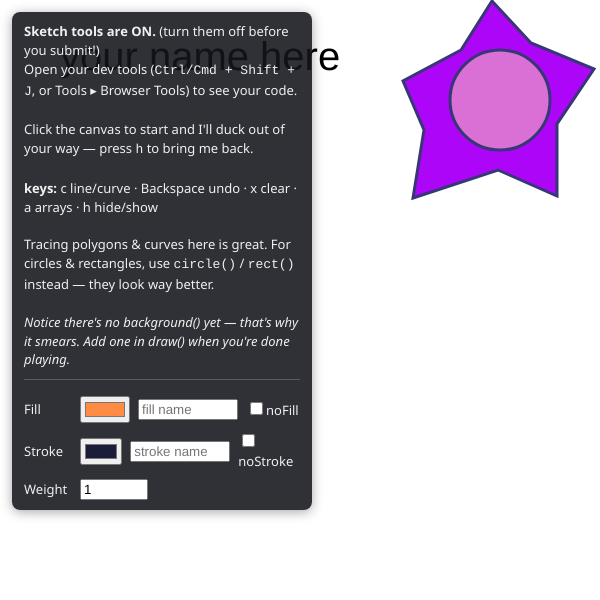
Frame 1 (no input)
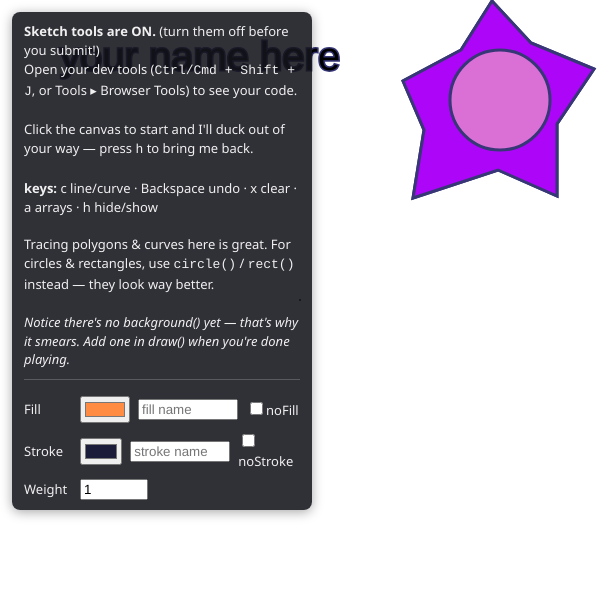
Frame 2 (the mouse pressed at the canvas centre, redrawn once)

The p5.js sketch that drew these frames (run headless with seeded random() and noise() and a simulated clock; the mouse was pressed at the canvas centre and the sketch redrawn once):

// p5.js sketch
// ── sketch.js
// sketch.js — YOUR file. Make your masterpiece here.
// The sketch tools (see sketchTools.js) help you find coordinates and hand you
// copy-pasteable p5 code in the console. Open your console to see it.

function setup() {
  createCanvas(600, 600);

  enableSketchTools("lines"); // the toolkit. Comment this out before you submit.
  displayWelcomeText();       // says hi in the console. Comment out to dismiss.

  // describe("a logo with my name, pictures, and motto"); // optional: describe your
  // logo in your own words so screen readers can share it.

  noLoop(); // the canvas sits still for now — DELETE this line if your sketch animates.
}

function mouseClicked(event) {
  loop();                    // wake the sketch so the preview follows your mouse
  sketchToolsClicked(event); // record the click — it's not magic, it's sketchTools.js
}

function keyPressed() {
  sketchToolsKey(); // c = line/curve, Backspace = undo, x = clear, a = arrays
}

function draw() {
  // background("chartreuse"); // <- uncomment for a clean canvas. (chartreuse is a
  // yellow-green color, named after a French liqueur. Try any color name you like!)

  // 1. YOUR NAME — change "your name here" to the name you want to be called
  textSize(40);
  fill("black");
  text("your name here", 60, 70);

  // 2. YOUR PICTURES — trace shapes with the sketch tools, paste each one below as its
  //    OWN function. Functions DO things, so name them with a VERB that says what they
  //    draw (like drawFlowerPetals or drawSun). Then call the function here, e.g.:
  drawBlackHoleSun(); // example call — delete me when you add your own

  // 3. YOUR MOTTO — a few words that matter to you right now
  // text("your motto here", 60, 560);

  drawSketchTools(); // your points + live preview, drawn on top. Keep me last.
}

// Example shape function. The name is a VERB phrase — it says what it DOES. And look at
// those color names: razzmatazz, orchid... not "purple"! 😉
// It's intentionally UGLY — once you see how it works, delete this whole function (and its
// call up in draw()) and make your own.
function drawBlackHoleSun() {
  let razzmatazz = "#ac05f8";
  let midnight = "#373777";
  fill(razzmatazz);
  stroke(midnight);
  strokeWeight(3);

  beginShape();
  vertex(461, 50);
  vertex(403, 81);
  vertex(424, 130);
  vertex(413, 198);
  vertex(498, 170);
  vertex(557, 196);
  vertex(557, 124);
  vertex(594, 69);
  vertex(531, 43);
  vertex(492, 1);
  endShape(CLOSE);

  fill("orchid");
  circle(500, 100, 100);
}

// ── *script.js
class Sprite {
    constructor(x, y, w, h, color) {
        this.x = x;
        this.y = y;
        this.w = w;
        this.h = h;
        this.color = color;
        this.speed = 5;
    }
    
    display() {
        fill(this.color);
        rect(this.x, this.y, this.w, this.h);
    }
    
    move() {
        // define key codes for WASD movement
        let w = 87, a = 65, s = 83, d = 68;
        
        // use a for loop to keep moving sprite until it collides with a platform
        for (let i = 0; i < this.speed; i++) {
            let nextX = this.x;
            let nextY = this.y;
            if (keyIsDown(w)) nextY -= 1;
            if (keyIsDown(a)) nextX -= 1;
            if (keyIsDown(s)) nextY += 1;
            if (keyIsDown(d)) nextX += 1;
            
            if (this.checkForCollisions(nextX, this.y) == false) this.x = nextX;
            if (this.checkForCollisions(this.x, nextY) == false) this.y = nextY;
        }
        // use constrain to keep the sprite in the frame
        this.x = constrain(this.x, 0, width - this.w);
        this.y = constrain(this.y, 0, height - this.h);
    }
    
    checkForCollisions(x, y) {
        for (let platform of platforms) {
            let hit = collideRectRect(x, y, this.w, this.h,
                platform.x, platform.y, platform.w, platform.h)
            if (hit) return true;
        }
        return false;
    }
}

let player = new Sprite(50, 500, 25, 25, "blue");

let platforms = [];

function setup() {
  createCanvas(600, 600);
  
  createConsole("lines");
  
  textAlign(CENTER, CENTER);
  angleMode(DEGREES);
  
  platforms.push(new Sprite(0, 526, 200, 10, "red"));
  platforms.push(new Sprite(300, 526, 200, 10, "red"));
}

function draw() {
  background(220);
 
  player.display();
  player.move();
  
  for (let platform of platforms) {
      platform.display();
  }
  // Don't delete the following or the sketching code breaks
  drawMouseLines("black");
}
// ── console.js
let px = [],
  py = [];

let useCurves = false; // change to true for curves

let useArrays = false; // change to true to print arrays

let consoleIsOn = false;

let mode = "lines";

function createConsole(chosenMode = "lines") {

  mode = chosenMode;

  printToConsole("Click to add points.");
  if (mode != "dots") printToConsole("Press any key to switch between lines and curves.");

  if (mode == "curves") useCurves = true;

  consoleIsOn = true;
}

function drawMouseLines(thisColor = "black") {
  push();
  stroke(thisColor);
  strokeWeight(1);
  noFill();

  if (mode == "dots" || px.length == 1 && mouseIsOffCanvas()) {
    for (i = 0; i < px.length; i++) {
      circle(px[i], py[i], 5);
    }
  }
  else if (px.length > 0) {
    beginShape();
    let i = 0;
    if (useCurves) curveVertex(px[i], py[i]); // control point for curves
    for (i = 0; i < px.length; i++) {
      if (useCurves) curveVertex(px[i], py[i]);
      else vertex(px[i], py[i]);
    }
    if (!mouseIsOffCanvas()) {
        if (useCurves) {
          curveVertex(mouseX, mouseY);
          curveVertex(mouseX, mouseY); // control point for curves
        } else vertex(mouseX, mouseY);
    } else if (useCurves) {
        curveVertex(px[px.length - 1], py[py.length - 1]);
    }
    endShape();
  }
  pop();
}

function mousePressed() {
  if (mouseIsOffCanvas() || mouseButton != LEFT) return;

  push();
  stroke("white");
  fill("black");
  circle(mouseX, mouseY, 5);
  pop();

  if (!consoleIsOn) return;

  px.push(int(mouseX));
  py.push(int(mouseY));

  updateConsole();
}

function keyPressed() {
  if (mouseIsOffCanvas()) return;
  if (!consoleIsOn) return;

  if (keyCode === BACKSPACE || keyCode === DELETE) {
    px.pop();
    py.pop();
    if (mode == "dots") {
      px = [];
      py = [];
      draw();
    }
  }

  else {

    useCurves = !useCurves; // change useCurves from true to false or false to true
  }
  updateConsole();
}

function mouseIsOffCanvas() {
  return mouseY > height || mouseY < 0 || mouseX > width || mouseX < 0;
}

function updateConsole() {
  console.clear();

  printToConsole("Press Delete/Backspace to erase last point.");
  if (mode == "dots") {
    printToConsole("x, y: ");
    for (i = 0; i < px.length; i++) {
      printToConsole(px[i] + ", " + py[i]);
    }
  } else {
    printToConsole("Now using " + (useCurves ? "curves." : "lines.") + "  Press any key to switch.");

    if (useCurves) printToConsole("When using curveVertex, the first and last points are control points that do not show in the output shape.");

    if (px.length > 0) {
      if (useArrays) {

        printArray("x", px);
        printArray("y", py);

        function printArray(name, array) {
          let val = array[0].toString().padStart(3, '0');

          printToConsole(name + ": [" + (useCurves ? val + ", " : ""), false, false);
          for (i = 0; i < array.length - 1; i++) {
            val = array[i].toString().padStart(3, '0');
            printToConsole(val + ", ", false, false);
          }
          val = array.slice(-1).toString().padStart(3, '0');
          printToConsole(val + (useCurves ? ", " + val + "]" : "]"));
        }
      } else if (px.length == 1) {
          printToConsole("x, y:");
          printToConsole(px[0] + ", " + py[0]);
      } else if (px.length == 2) {
          printToConsole("line(" + px[0] + ", " + py[0] + ", " + px[1] + ", " + py[1] + ");");
      } else if (px.length == 3 && !useCurves) {
          printToConsole("triangle(" + px[0] + ", " + py[0] + ", " + px[1] + ", " + py[1] + ", "  + px[2] + ", " + py[2] + ");");
      } else{
          printVertexes();
      }
      function printVertexes() {
        printToConsole("function drawShape() {");
        printToConsole("// fill(\"black\");", "indent");
        printToConsole("beginShape();", "indent");
        if (useCurves) printToConsole("curveVertex(" + px[0] + ", " + py[0] + ");  // control point", "indent");

        for (i = 0; i < px.length; i++) {
          printToConsole((useCurves ? "curveVertex(" : "vertex(") + px[i] + ", " + py[i] + ");", "indent");
        }
        if (useCurves && i > 0) printToConsole("curveVertex(" + px[i - 1] + ", " + py[i - 1] + "); // control point", "indent");
        printToConsole("endShape();", "indent");
        printToConsole("}")
      }
    }
  }
}

function printToConsole(string, indented = false, newline = true) {
    let output = "";
  if (indented) output += "  ";
  output += string
  console.log(output);
}
// ── gradient.js
/*

Example gradient usage.  Note that gradients are computationally intensive and can slow down your sketch if you have too many steps.

function setup() {
  createCanvas(1000, 600);

  rectGradient(0, 0, width, 200, "magenta", "crimson"); // sky with sunset
  circleGradient(width / 2, 200, 150, "orangeRed", "yellow"); // sun
  circleGradientLinear(300, 200, 100, "black", "sienna", "vertical"); // left round hill
  circleGradientLinear(700, 200, 100, "sienna", "black", "vertical"); // right round hill
  rectGradient(0, 200, width, 400, "green", "black"); // foreground with shadows

  rectGradient(475, 300, 50, 50, color(94, 61, 0), "black", "center"); // foreground square

  vertexGradient([15, 89, 193], [200, 50, 200], 15, 200, "sienna", "black"); // left mountain
  curveVertexGradient([815, 815, 889, 993, 993], [200, 200, 100, 200, 200], 993, 200, "sienna", "black"); // right hill
}

*/

/* 
gets a color in between the startColor and endColor by scaling the values
*/
function getColor(startColor, endColor, val, startVal, endVal) {
  if (typeof startColor === "string") startColor = color(startColor);
  if (typeof endColor === "string") endColor = color(endColor);

  let scaledValue = map(val, startVal, endVal, 0, 1);
  let thisColor = lerpColor(startColor, endColor, scaledValue);
  return thisColor;
}

/*
draws a rectangle with a horizontal gradient, going from startColor at top to endColor to bottom
parameters:
 x = x of upper left corner
 y = y of upper left corner
 w = width of rectangle
 h = height of rectangle
 startColor = color at top/left/outside of rectangle
 endColor = color at bottom/right/inside of rectangle
 direction = "horizontal", "vertical", or "center"
*/
function rectGradient(x, y, w, h, startColor, endColor, direction = "horizontal", numSteps = 100) {
  push();
  noStroke();
  if (direction.toLowerCase().includes("h")) {
    numSteps = min(numSteps, h * 2);
    for (let i = 0; i < numSteps; i += 1) {
      let stepSize = h / numSteps;
      let thisY = y + i * stepSize;
      let thisColor = getColor(startColor, endColor, thisY, y, y + h);
      fill(thisColor);
      rect(x, thisY, w, stepSize);
    }
  } else if (direction.toLowerCase().includes("v")) {
    numSteps = min(numSteps, w * 2);
    for (let i = 0; i < numSteps; i += 1) {
      let stepSize = w / numSteps;
      let thisX = x + i * stepSize;
      let thisColor = getColor(startColor, endColor, thisX, x, x + w);
      fill(thisColor);
      rect(thisX, y, stepSize, h);
    }
  } else {
    numSteps = min(numSteps, min(w, h) * 2);

    for (let i = 0; i < numSteps; i += 1) {
      let xStepSize = w / 2 / numSteps;
      let yStepSize = h / 2 / numSteps;
      let thisX = x + i * xStepSize;
      let thisY = y + i * yStepSize;
      let thisW = w - i * xStepSize * 2;
      let thisH = h - i * yStepSize * 2;
      let thisColor = getColor(startColor, endColor, i, 0, numSteps);
      fill(thisColor);
      rect(thisX, thisY, thisW, thisH);
    }

  }
  pop();
}

/*
draws a circle with a radial gradient, going from startColor at outside to endColor on inside
parameters:
  x = x of circle center
  y = y of circle center
  diameter = diameter of circle
  outerColor = outside color of circle
  innerColor = inside color of circle
  innerDiameter = diameter of inside circle (default is 0 so it goes to the center)
  numSteps = number of steps to take in drawing the gradient
*/
function circleGradient(x, y, diameter, outerColor, innerColor, innerDiameter = 0, numSteps = 100) {
  push();
  noStroke();
  numSteps = min(numSteps, (diameter - innerDiameter) * 2);
  let stepSize = (diameter - innerDiameter) / numSteps;
  for (let i = 0; i < numSteps; i += 1) {
    let thisD = diameter - i * stepSize;
    let thisColor = getColor(outerColor, innerColor, thisD, diameter, innerDiameter);
    fill(thisColor);
    circle(x, y, thisD);
  }
  pop();
}

/* draws a circle with a linear gradient, going from startColor
parameters:
 x = x of circle center
 y = y of circle center
 diameter = diameter of circle
 startColor = color at left/top of circle
 endColor = color at right/bottom of circle
 direction = "horizontal" or "vertical"
*/
function circleGradientLinear(x, y, diameter, startColor, endColor, direction = "horizontal") {
  push();
  strokeWeight(1);
  let radius = diameter / 2;
  for (let thisR = -radius; thisR <= radius; thisR += 0.5) {
    let thisColor = getColor(startColor, endColor, thisR, -radius, radius);
    stroke(thisColor);
    if (direction.toLowerCase().includes("horizontal")) {
      let thisWidth = sqrt(radius ** 2 - thisR ** 2);
      line(x - thisWidth, y + thisR, x + thisWidth, y + thisR);
    }
    else {
      let thisHeight = sqrt(radius ** 2 - thisR ** 2);
      line(x + thisR, y - thisHeight, x + thisR, y + thisHeight);
    }
  }
  pop();
}

/*
draws a shape made of a list of vertices, going from startColor at outside to endColor at the centerX, centerY
parameters:
  x = array of x vertices in square brackets e.g. [1, 2, 3]
  y = array of y vertices in square brackets e.g. [100, 200, 300]
  centerX = x value of the center of the shape
  centerY = y value of the center of the shape
  startColor = outside color of shape
  endColor = inside color of shape
  center = "point", "horizontal", or "vertical"
*/
function vertexGradient(x, y, centerX, centerY, startColor, endColor, center = "point") {

  push();
  noStroke();
  for (let thisScale = 1; thisScale > 0; thisScale -= 0.01) {
    push();
    let thisColor = getColor(startColor, endColor, thisScale, 1, 0);
    fill(thisColor);

    translate(centerX, centerY);
    if (center == "point") scale(thisScale);
    else if (center == "horizontal") scale(1, thisScale);
    else scale(thisScale, 1);
    translate(-1 * centerX, -1 * centerY);

    beginShape();
    for (let i = 0; i < x.length; i++) {
      vertex(x[i], y[i]);
    }
    endShape();
    pop();
  }
  pop();
}

/*
draws a shape made of a list of curve vertices, going from startColor at outside to endColor at the centerX, centerY
parameters:
  x = array of x vertices in square brackets e.g. [1, 2, 3]
  y = array of y vertices in square brackets e.g. [100, 200, 300]
  centerX = x value of the center of the shape
  centerY = y value of the center of the shape
  startColor = outside color of shape
  endColor = inside color of shape
  center = "point", "horizontal", or "vertical"
*/
function curveVertexGradient(x, y, centerX, centerY, startColor, endColor, center = "point") {

  push();
  noStroke();

  for (let thisScale = 1; thisScale > 0; thisScale -= 0.01) {
    push();
    let thisColor = getColor(startColor, endColor, thisScale, 1, 0);
    fill(thisColor);

    translate(centerX, centerY);
    if (center == "point") scale(thisScale);
    else if (center == "horizontal") scale(1, thisScale);
    else scale(thisScale, 1);
    translate(-1 * centerX, -1 * centerY);
    beginShape();
    for (let i = 0; i < x.length; i++) {
      curveVertex(x[i], y[i]);
    }
    endShape();
    pop();
  }
  pop();
}
// ── sketchTools.js
/*
 * sketchTools.js — the engine room
 * ================================
 * A little kit that helps you figure out coordinates. Click the canvas to drop points,
 * and ready-to-paste p5.js code (line, triangle, beginShape/vertex...) prints to your
 * browser's developer console.
 *
 * Beginners: you don't need to read this file. You drive it from sketch.js — that's the
 * front door. Aspiring superusers: welcome to the engine room, mind the grease. (Claude
 * was my editor.)
 *
 * HOW IT'S WIRED (the lesson): p5 calls mouseClicked()/keyPressed()/draw() in sketch.js,
 * and those hand off to the sketchTools* functions down below. That's just functions
 * calling functions — functions are perhaps THE core CS skill.
 */

// ===== State ================================================================
let clickedPoints = []; // an array of point objects like { x: 40, y: 90 } (little structs)
let sketchMode = "lines"; // "lines" | "curves" | "dots"
let usingCurves = false; // connect points with curveVertex instead of vertex?
let showArrays = false; // print x[]/y[] arrays instead of a shape? (great for gradients)
let toolsActive = false; // is the kit turned on? (false = everything below no-ops)

let hud; // the HUD panel (a p5 DOM element), built on demand
let hudVisible = false; // is the HUD showing right now?

let fillPicker, strokePicker; // p5 color pickers
let fillNameInput, strokeNameInput; // text fields for naming each color
let weightInput; // stroke-weight stepper (a number input)
let noFillBox, noStrokeBox; // checkboxes

// Where students see "open your console". The hotkey varies by browser/OS, so it lives
// in ONE place you can edit. (Firefox: this opens the Browser Console.)
const CONSOLE_HOTKEY = "Ctrl/Cmd + Shift + J";

// ===== Setup: the functions sketch.js calls in setup() ======================
function enableSketchTools(mode = "lines") {
  toolsActive = true;
  sketchMode = mode;
  usingCurves = mode === "curves";
  buildHud();
  updateConsole();
}

// Prints a hello to the dev console. Comment this out in setup() to dismiss it.
function displayWelcomeText() {
  console.log(
    "This is your console. Web Programmers love and hate this thing. " +
      "When your syntax skillz fail you, RTFE: Read the _____ Errors. You'll find them here."
  );
}

// ===== The seams: sketch.js's p5 callbacks hand off to these =================
function sketchToolsClicked() {
  if (!toolsActive || mouseIsOffCanvas()) return;
  // mouseButton is p5's "which button is down". LEFT clicks only.
  if (mouseButton !== LEFT) return;

  clickedPoints.push({ x: round(mouseX), y: round(mouseY) });
  if (hudVisible) hideHud(); // your first click clears the HUD out of the way
  updateConsole();
}

function sketchToolsKey() {
  if (!toolsActive) return;
  // The one place we reach past p5 into plain JavaScript on purpose: if you're typing in
  // a text box, our shortcut keys should butt out. (DOM, not p5 — see MDN: activeElement.)
  if (aTextFieldIsFocused()) return;

  if (keyCode === BACKSPACE || keyCode === DELETE) {
    clickedPoints.pop();
  } else if (key === "c" || key === "C") {
    if (sketchMode !== "dots") usingCurves = !usingCurves;
  } else if (key === "x" || key === "X") {
    clickedPoints = [];
  } else if (key === "a" || key === "A") {
    showArrays = !showArrays;
  } else if (key === "h" || key === "H") {
    toggleHud();
    return; // toggling the HUD doesn't change the printed code
  } else {
    return; // ignore other keys (so you can keep typing elsewhere)
  }
  updateConsole();
}

// ===== Drawing the preview (sketch.js calls this last in draw()) ============
// Note: sketch.js has no background(), so this happily SMEARS as you move the mouse.
// That's on purpose — it's your first taste of why animations need a background().
function drawSketchTools() {
  if (!toolsActive) return;

  push();
  applyCurrentStyle(); // draw the preview in the colors/weight you picked in the HUD

  if (sketchMode === "dots") {
    for (const p of clickedPoints) circle(p.x, p.y, 5);
  } else if (clickedPoints.length > 0) {
    beginShape();
    if (usingCurves) curveVertex(clickedPoints[0].x, clickedPoints[0].y); // control point
    for (const p of clickedPoints) {
      if (usingCurves) curveVertex(p.x, p.y);
      else vertex(p.x, p.y);
    }
    if (!mouseIsOffCanvas()) {
      if (usingCurves) {
        curveVertex(mouseX, mouseY);
        curveVertex(mouseX, mouseY); // control point
      } else {
        vertex(mouseX, mouseY);
      }
    } else if (usingCurves) {
      const last = clickedPoints[clickedPoints.length - 1];
      curveVertex(last.x, last.y);
    }
    endShape();
  }

  // mark each clicked point (skip in dots mode — the styled circles already show them)
  if (sketchMode !== "dots") {
    for (const p of clickedPoints) {
      stroke("white");
      fill("black");
      strokeWeight(1);
      circle(p.x, p.y, 5);
    }
  }
  pop();
}

// ===== The HUD (tips + controls, floating over the canvas) ==================
// The HUD is built from p5's DOM widgets. It floats ABOVE the canvas — and that layering
// is itself a little superuser lesson (the controls live in the page, not in your
// drawing). It shows by default so it's obvious the tools are on (turn them off before you
// submit!), and it hides on your first click or when you press h.
function buildHud() {
  if (hud) return; // only ever build it once

  hud = createDiv();
  hud.style("position", "absolute");
  hud.style("box-sizing", "border-box");
  hud.style("max-width", "300px");
  hud.style("padding", "10px 12px");
  hud.style("background", "rgba(20, 20, 28, 0.88)");
  hud.style("color", "#f0f0f0");
  hud.style("font", "13px/1.45 system-ui, sans-serif");
  hud.style("border-radius", "8px");
  hud.style("box-shadow", "0 2px 12px rgba(0, 0, 0, 0.35)");
  hud.style("z-index", "10");

  createDiv(
    "<b>Sketch tools are ON.</b> (turn them off before you submit!)<br>" +
      "Open your dev tools (<code>" + CONSOLE_HOTKEY + "</code>, or Tools ▸ Browser Tools) to see your code.<br><br>" +
      "Click the canvas to start and I'll duck out of your way — press <code>h</code> to bring me back.<br><br>" +
      "<b>keys:</b> c line/curve · Backspace undo · x clear · a arrays · h hide/show<br><br>" +
      "Tracing polygons &amp; curves here is great. For circles &amp; rectangles, use " +
      "<code>circle()</code> / <code>rect()</code> instead — they look way better.<br><br>" +
      "<i>Notice there's no background() yet — that's why it smears. Add one in draw() " +
      "when you're done playing.</i>"
  ).parent(hud);

  // --- interactive controls (the only clickable bits) ---
  const controls = createDiv();
  controls.style("margin-top", "10px");
  controls.style("padding-top", "8px");
  controls.style("border-top", "1px solid rgba(255,255,255,0.2)");
  controls.parent(hud);

  fillPicker = createColorPicker("#ff8c42");
  fillPicker.changed(updateConsole);
  fillNameInput = createInput("");
  fillNameInput.attribute("placeholder", "fill name");
  fillNameInput.style("width", "92px");
  fillNameInput.changed(() => onNameChanged("fill"));
  noFillBox = createCheckbox("noFill", false);
  noFillBox.changed(updateConsole);

  strokePicker = createColorPicker("#1b1b3a");
  strokePicker.changed(updateConsole);
  strokeNameInput = createInput("");
  strokeNameInput.attribute("placeholder", "stroke name");
  strokeNameInput.style("width", "92px");
  strokeNameInput.changed(() => onNameChanged("stroke"));
  noStrokeBox = createCheckbox("noStroke", false);
  noStrokeBox.changed(updateConsole);

  weightInput = createInput("1", "number");
  weightInput.attribute("min", "1");
  weightInput.attribute("step", "1");
  weightInput.style("width", "60px");
  weightInput.changed(updateConsole);

  const fillRow = hudRow(controls, "Fill");
  fillPicker.parent(fillRow);
  fillNameInput.parent(fillRow);
  noFillBox.parent(fillRow);

  const strokeRow = hudRow(controls, "Stroke");
  strokePicker.parent(strokeRow);
  strokeNameInput.parent(strokeRow);
  noStrokeBox.parent(strokeRow);

  const weightRow = hudRow(controls, "Weight");
  weightInput.parent(weightRow);

  showHud();
}

// Put the HUD over the canvas's top-left corner. (getBoundingClientRect is plain DOM:
// figuring out where something sits on screen is a browser job, not a p5 one.)
function positionHud() {
  const canvas = select("canvas");
  if (!canvas || !hud) return;
  const box = canvas.elt.getBoundingClientRect();
  hud.position(box.left + window.scrollX + 12, box.top + window.scrollY + 12);
}

function showHud() {
  if (!hud) return;
  positionHud();
  hud.show();
  hudVisible = true;
}

function hideHud() {
  if (!hud) return;
  hud.hide();
  hudVisible = false;
}

function toggleHud() {
  if (hudVisible) hideHud();
  else showHud();
}

// ===== Console output =======================================================
function updateConsole() {
  if (!toolsActive) return;
  console.clear(); // tidy: complex line/curve shapes flood the log fast

  const label = sketchMode === "dots" ? "dots" : usingCurves ? "curves" : "lines";
  console.log("✏  Sketch tools");
  console.log(`mode: ${label}  ·  points: ${clickedPoints.length}`);
  console.log("keys:  c line/curve · Backspace undo · x clear · a arrays · h HUD");

  if (clickedPoints.length === 0) {
    console.log("Click the canvas to drop points.");
    return;
  }

  // Log the whole snippet as ONE entry so you can copy it in a single click.
  console.log("\n" + generateCode().join("\n"));
  maybeNudge();
}

// Build the lines of code for the current points. Returns a list of code lines.
function generateCode() {
  // arrays mode feeds the gradient functions — colors don't apply there
  if (showArrays) return generateArrays();

  if (sketchMode === "dots") {
    let lines = [];
    for (let i = 0; i < clickedPoints.length; i++) {
      lines.push("circle(" + pointAt(i) + ", 5);");
    }
    return withStyle(true, true, lines);
  }

  let count = clickedPoints.length;
  if (count === 1) {
    return withStyle(false, true, ["point(" + pointAt(0) + ");"]);
  }
  if (count === 2) {
    return withStyle(false, true, ["line(" + pointAt(0) + ", " + pointAt(1) + ");"]);
  }
  if (count === 3 && !usingCurves) {
    return withStyle(true, true, ["triangle(" + pointAt(0) + ", " + pointAt(1) + ", " + pointAt(2) + ");"]);
  }
  return withStyle(true, true, generateShapeBlock());
}

// Add the fill/stroke/strokeWeight lines (using your named colors) above a shape.
// usesFill / usesStroke say which styles the shape cares about (a line has no fill).
function withStyle(usesFill, usesStroke, shapeLines) {
  if (!fillPicker || !strokePicker) return shapeLines; // HUD not built (tools off)

  let fillName = colorVarName("fill");
  let strokeName = colorVarName("stroke");
  let lines = [];

  // declare the color variables first — this is exactly why naming them matters
  if (usesFill && !noFillBox.checked()) {
    lines.push("let " + fillName + ' = "' + fillPicker.value() + '";');
  }
  if (usesStroke && !noStrokeBox.checked()) {
    lines.push("let " + strokeName + ' = "' + strokePicker.value() + '";');
  }

  // then turn the styles on
  if (usesFill) {
    if (noFillBox.checked()) lines.push("noFill();");
    else lines.push("fill(" + fillName + ");");
  }
  if (usesStroke) {
    if (noStrokeBox.checked()) {
      lines.push("noStroke();");
    } else {
      lines.push("stroke(" + strokeName + ");");
      lines.push("strokeWeight(" + currentWeight() + ");");
    }
  }

  if (lines.length > 0) lines.push(""); // blank line before the shape

  // finally, add the shape itself
  for (let i = 0; i < shapeLines.length; i++) {
    lines.push(shapeLines[i]);
  }
  return lines;
}

function generateShapeBlock() {
  let lines = [];
  lines.push("function drawShape() {");
  lines.push("  beginShape();");

  // with curves, the first and last points repeat as off-screen control points
  if (usingCurves) {
    lines.push("  curveVertex(" + pointAt(0) + ");  // control point");
  }

  for (let i = 0; i < clickedPoints.length; i++) {
    if (usingCurves) {
      lines.push("  curveVertex(" + pointAt(i) + ");");
    } else {
      lines.push("  vertex(" + pointAt(i) + ");");
    }
  }

  if (usingCurves) {
    let last = clickedPoints.length - 1;
    lines.push("  curveVertex(" + pointAt(last) + ");  // control point");
  }

  lines.push("  endShape();");
  lines.push("}");
  return lines;
}

function generateArrays() {
  let xs = [];
  let ys = [];

  // (curves repeat the first and last points as control points)
  if (usingCurves && clickedPoints.length > 0) {
    xs.push(clickedPoints[0].x);
    ys.push(clickedPoints[0].y);
  }
  for (let i = 0; i < clickedPoints.length; i++) {
    xs.push(clickedPoints[i].x);
    ys.push(clickedPoints[i].y);
  }
  if (usingCurves && clickedPoints.length > 0) {
    let last = clickedPoints.length - 1;
    xs.push(clickedPoints[last].x);
    ys.push(clickedPoints[last].y);
  }

  return ["let x = [" + numberList(xs) + "];", "let y = [" + numberList(ys) + "];"];
}

// Join numbers with commas, each padded to 3 digits so the columns line up.
function numberList(nums) {
  let out = "";
  for (let i = 0; i < nums.length; i++) {
    if (i > 0) out += ", ";
    out += String(nums[i]).padStart(3, "0");
  }
  return out;
}

// ===== Small helpers ========================================================
function pointAt(i) {
  return `${clickedPoints[i].x}, ${clickedPoints[i].y}`;
}

function mouseIsOffCanvas() {
  return mouseX < 0 || mouseX > width || mouseY < 0 || mouseY > height;
}

function aTextFieldIsFocused() {
  const el = document.activeElement;
  return el && (el.tagName === "INPUT" || el.tagName === "TEXTAREA");
}

// ===== HUD/control helpers ==================================================
// One labeled row of controls inside the HUD.
function hudRow(parent, labelText) {
  const row = createDiv();
  row.style("display", "flex");
  row.style("align-items", "center");
  row.style("gap", "8px");
  row.style("margin-top", "8px");
  if (labelText) {
    const label = createSpan(labelText);
    label.parent(row);
    label.style("min-width", "48px");
  }
  row.parent(parent);
  return row;
}

// Paint the preview in the styles currently chosen in the HUD.
function applyCurrentStyle() {
  if (noStrokeBox && noStrokeBox.checked()) {
    noStroke();
  } else {
    stroke(strokePicker ? strokePicker.value() : "black");
    strokeWeight(currentWeight());
  }
  if (noFillBox && noFillBox.checked()) {
    noFill();
  } else {
    fill(fillPicker ? fillPicker.value() : "black");
  }
}

function currentWeight() {
  const w = weightInput ? parseInt(weightInput.value(), 10) : 1;
  return isNaN(w) || w < 1 ? 1 : w; // clamp: a number box happily accepts junk
}

// Read a color-name field and turn it into a safe variable name for the code.
function colorVarName(which) {
  const input = which === "fill" ? fillNameInput : strokeNameInput;
  const fallback = which === "fill" ? "fillColor" : "strokeColor";
  return sanitizeName(input ? input.value() : "", fallback);
}

// Make a legal JavaScript variable name out of whatever the student typed.
function sanitizeName(raw, fallback) {
  let s = (raw || "").replace(/[^a-zA-Z0-9 ]/g, " "); // illegal chars -> spaces
  const words = s.split(/\s+/).filter(Boolean);
  if (words.length === 0) return fallback;
  let name =
    words[0].toLowerCase() +
    words.slice(1).map((w) => w[0].toUpperCase() + w.slice(1)).join("");
  name = name.replace(/^[0-9]+/, ""); // names can't start with a digit
  if (name === "") return fallback;
  // don't let them shadow the p5 functions we're about to call
  const reserved = ["fill", "stroke", "strokeWeight", "noFill", "noStroke", "color"];
  if (reserved.includes(name)) name = "my" + name[0].toUpperCase() + name.slice(1);
  return name;
}

// When a name field loses focus, clean it up — and pop a (self-demonstrating) warning.
function onNameChanged(which) {
  const input = which === "fill" ? fillNameInput : strokeNameInput;
  const fallback = which === "fill" ? "fillColor" : "strokeColor";
  const raw = input.value().trim();
  const clean = sanitizeName(raw, fallback);
  if (raw !== "" && clean !== raw) {
    input.value(clean);
    // The warning message obeys the rule it's teaching. (alert is plain JavaScript.)
    alert("pleaseUseCamelCaseForAllVariableNamesSinceSpacesAreIllegal\n\n→ using: " + clean);
  }
  updateConsole();
}

// Gentle ribbing printed under the snippet.
function maybeNudge() {
  if (showArrays || sketchMode === "dots" || !fillPicker) return;
  const fillName = colorVarName("fill");
  const strokeName = colorVarName("stroke");
  const noFillOn = noFillBox.checked();
  const noStrokeOn = noStrokeBox.checked();

  if (!noFillOn && !noStrokeOn && fillName === strokeName) {
    console.log(`💡 Same name ("${fillName}") for fill and stroke? Maybe you want noStroke().`);
  }
  const boring = ["red", "green", "blue", "black", "white"];
  if (!noFillOn && boring.includes(fillName.toLowerCase()))
    console.log(`🙄 "${fillName}"? Bold choice, Picasso.`);
  if (!noStrokeOn && boring.includes(strokeName.toLowerCase()))
    console.log(`🙄 "${strokeName}"? Living dangerously, I see.`);
}
